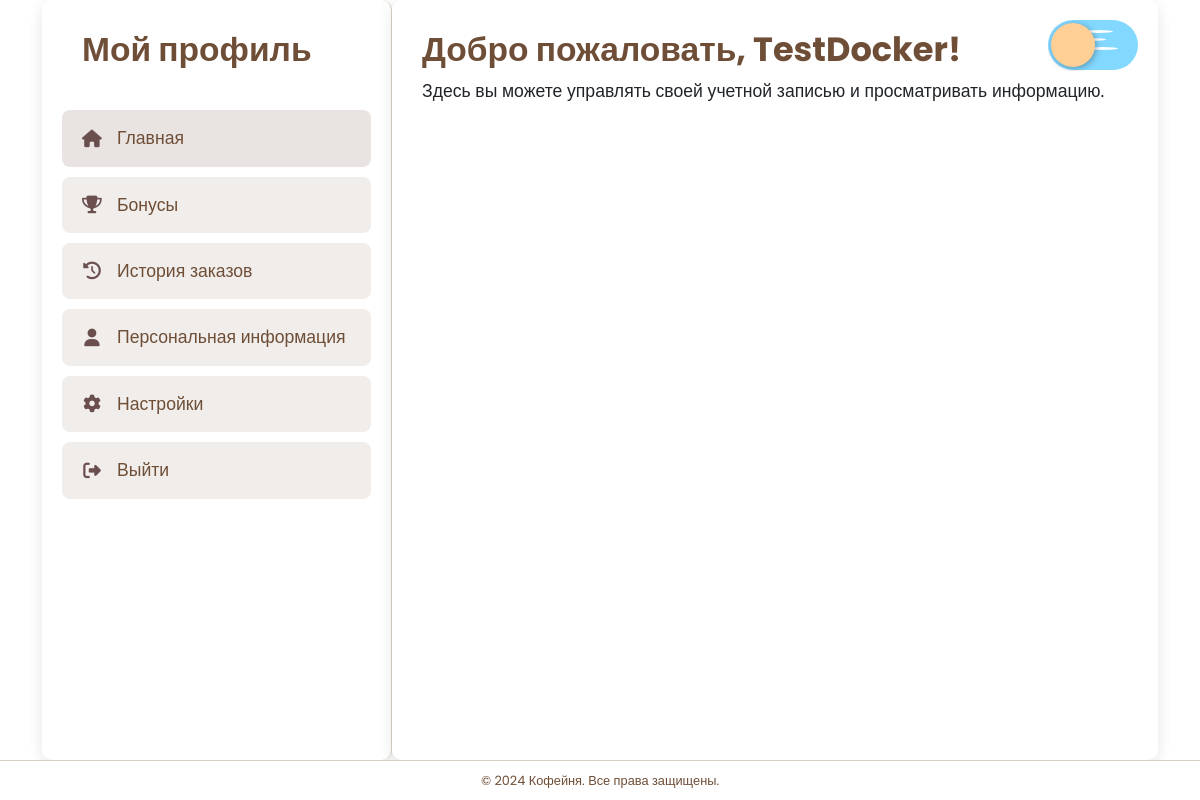
Page /profile/ (signed in) on the earlier database version.
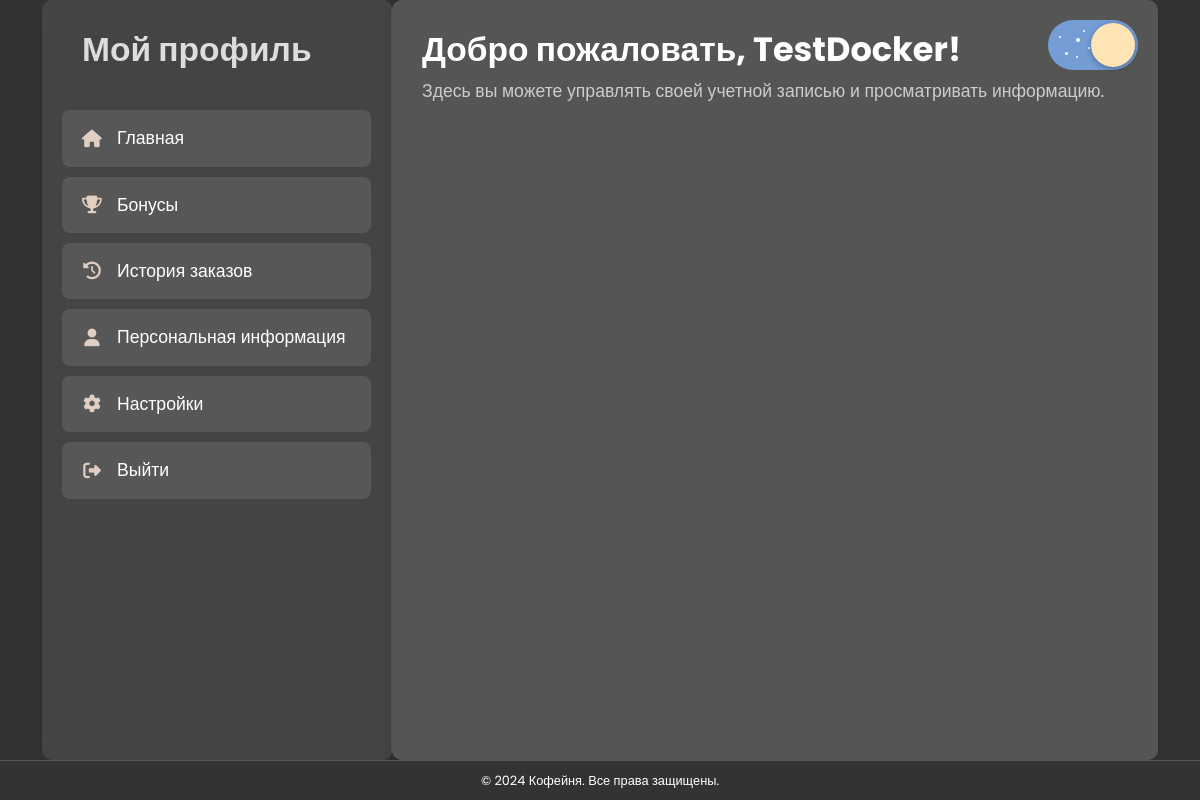
Same page on the later database version.
### main/models.py (models this page shows, shortened)
class RegUser(AbstractBaseUser, PermissionsMixin):
    email = models.EmailField(unique=True)
    firstname = models.CharField(max_length=30)
    lastname = models.CharField(max_length=30)
    birthdate = models.DateField('День рождения')
    is_active = models.BooleanField(default=True)
    is_staff = models.BooleanField(default=False)
    dark_mode = models.BooleanField(default=False)
    general_emails = models.BooleanField(default=False)
    personalized_emails = models.BooleanField(default=False)
    objects = RegUserManager()
    USERNAME_FIELD = 'email'
    REQUIRED_FIELDS = ['firstname', 'lastname', 'birthdate']

### main/views.py (the view)
# urls.py: path('', views.profile, name='profile'),
@login_required(login_url='login')
def profile(request):
    user = request.user
    context = {
        'firstname': user.firstname,
        'lastname': user.lastname,
    }
    print(f"User authenticated: {request.user.is_authenticated}")
    return render(request, 'main/profile.html', context)

### main/templates/main/profile.html (shortened to what this page needs)
<!DOCTYPE html>
{% load custom_filters %}
<html lang="ru" class="{% if user.dark_mode %}dark-theme{% endif %}">
<head>
    <link href="https://cdn.jsdelivr.net/npm/bootstrap@5.3.3/dist/css/bootstrap.min.css" rel="stylesheet">
    <link rel="stylesheet" href="https://cdnjs.cloudflare.com/ajax/libs/font-awesome/6.5.1/css/all.min.css">
</head>
<body>
    <div class="container">
        <div class="sidebar" id="sidebar">
            <h1>Мой профиль</h1>
            <ul class="menu-list">
                <li class="active">
                    <a href="/" class="nav-link">
                        <i class="fa fa-home"></i>Главная
                    </a>
                </li>
                <li>
                    <a href="{% url 'bonus' %}" class="nav-link">
                        <i class="fa fa-trophy"></i>Бонусы
                    </a>
                </li>
                <li>
                    <a href="{% url 'order_history' %}" class="nav-link">
                        <i class="fa fa-history"></i>История заказов
                    </a>
                </li>
                <li>
                    <a href="{% url 'personal_info' %}" class="nav-link">
                        <i class="fa fa-user"></i>Персональная информация
                    </a>
                </li>
                <li>
                    <a href="{% url 'settings' %}" class="nav-link">
                        <i class="fa fa-cog"></i>Настройки
                    </a>
                </li>
                <li class="logout" onclick="document.getElementById('logout-form').submit();">
                    <i class="fa fa-sign-out-alt"></i>Выйти
                </li>
            </ul>
        </div>
        <div class="content">
            <div class="h2-container">
                <h2>Добро пожаловать, {{ firstname }}!</h2>
            </div>
            <p>Здесь вы можете управлять своей учетной записью и просматривать информацию.</p>
            <div class="toggleWrapper">
                <label for="darkmode-toggle" class="toggle">
                    <span class="toggle__handler">
                    </span>
                    <span class="star star--1"></span>
                    <span class="star star--2"></span>
                    <span class="star star--3"></span>
                    <span class="star star--4"></span>
                    <span class="star star--5"></span>
                    <span class="star star--6"></span>
                </label>
            </div>
        </div>
    </div>
    <div class="footer">
        &copy; 2024 Кофейня. Все права защищены.
    </div>
</body>
</html>

### main/templates/main/profile.html (style rules this page uses)
body { background-color: inherit; font-family: 'Poppins', sans-serif; margin: 0; padding: 0; height: 100vh; display: flex; flex-direction: column; font-size: 1.1rem; }
.container { display: flex; flex: 1; overflow: hidden; }
.sidebar { width: 350px; min-width: 300px; padding: 20px; border-right: 1px solid #d6cfc4; background-color: #ffffff; box-shadow: 0 4px 15px rgba(0, 0, 0, 0.1); border-radius: 10px; position: relative; transition: transform 0.3s ease-in-out; }
.sidebar h1 { font-size: 2.1rem; color: #6f4e37; text-align: left; font-weight: bold; margin-left: 20px; margin-top: 10px; }
.menu-list { margin-top: 40px; list-style: none; padding: 0; width: 100%; }
.menu-list li { margin: 10px 0; display: flex; align-items: center; padding: 15px 20px; border-radius: 8px; background: rgba(111, 78, 55, 0.1); transition: background 0.3s, box-shadow 0.3s; cursor: pointer; font-size: 1.1rem; color: #6f4e37; will-change: background, box-shadow; }
.menu-list li.active { background: rgba(111, 78, 55, 0.15); }
.menu-list li i { margin-right: 15px; color: #6B4F4F; min-width: 20px; text-align: center; }
.menu-list a { text-decoration: none; color: inherit; width: 100%; display: flex; align-items: center; }
.content { flex: 1; background-color: #ffffff; border-radius: 10px; box-shadow: 0 4px 15px rgba(0, 0, 0, 0.1); padding: 30px; overflow-y: auto; position: relative; }
h2 { color: #6f4e37; font-weight: bold; font-family: 'Poppins', sans-serif; font-size: 2.1rem !important; }
.footer { text-align: center; padding: 10px; font-size: 0.8rem; color: #6f4e37; background-color: #fff; border-top: 1px solid #d6cfc4; }
.dark-theme body { background-color: #333; color: #fff; }
.dark-theme .sidebar { background-color: #444; border-right: 1px solid #555; }
.dark-theme .footer { background-color: #333; border-top: 1px solid #555; color: #fff; }
.dark-theme .menu-list li { background: rgba(255, 255, 255, 0.1); color: #fff; }
.dark-theme h2 { color: #fff; }
.dark-theme p { color: #ccc; }
.dark-theme .content { background-color: #555; color: #ddd; }
.dark-theme .sidebar h1 { color: #ddd; }
.dark-theme .menu-list li i { color: #E2CFC4; }
.toggleWrapper { position: absolute; top: 20px; right: 20px; overflow: hidden; }
.toggle { cursor: pointer; display: inline-block; position: relative; width: 90px; height: 50px; background-color: #83D8FF; border-radius: 90px; transition: background-color 200ms cubic-bezier(0.445, 0.05, 0.55, 0.95); }
.toggle__handler { display: inline-block; position: relative; z-index: 1; top: 3px; left: 3px; width: 44px; height: 44px; background-color: #FFCF96; border-radius: 50px; box-shadow: 0 2px 6px rgba(0, 0, 0, .3); transition: all 400ms cubic-bezier(0.68, -0.55, 0.265, 1.55); transform: rotate(-45deg); }
.star { position: absolute; background-color: #ffffff; transition: all 300ms cubic-bezier(0.445, 0.05, 0.55, 0.95); border-radius: 50%; }
.star--1 { top: 10px; left: 35px; width: 30px; height: 3px; }
.star--2 { top: 18px; left: 28px; width: 30px; height: 3px; }
.star--3 { top: 27px; left: 40px; width: 30px; height: 3px; }
.star--4, .star--5, .star--6 { opacity: 0; }
.star--4 { top: 16px; left: 11px; width: 2px; height: 2px; }
.star--5 { top: 32px; left: 17px; width: 3px; height: 3px; }
.star--6 { top: 36px; left: 28px; width: 2px; height: 2px; }
input:checked + .toggle { background-color: #749DD6; }
input:checked + .toggle .toggle__handler { background-color: #FFE5B5; transform: translate3d(40px, 0, 0) rotate(0); }
input:checked + .toggle .star--1 { width: 2px; height: 2px; }
input:checked + .toggle .star--2 { width: 4px; height: 4px; }
input:checked + .toggle .star--3 { width: 2px; height: 2px; }
input:checked + .toggle .star--4, input:checked + .toggle .star--5, input:checked + .toggle .star--6 { opacity: 1; }
input:checked + .toggle .toggle__handler { transform: translateX(40px) rotate(0); }

Differences in the rows shown:
changed RegUser "TestDocker": dark_mode False → True (drawn)
